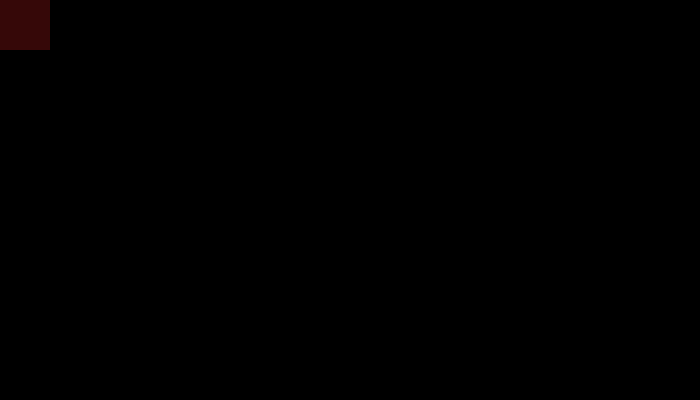
Frame 1 (no input)
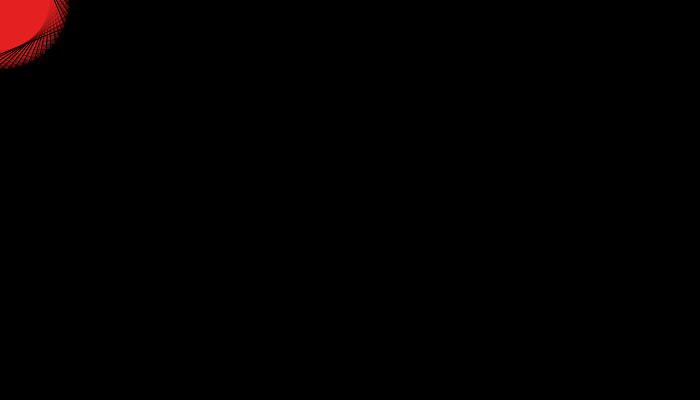
Frame 60 (the mouse pressed at the canvas centre just before this capture)
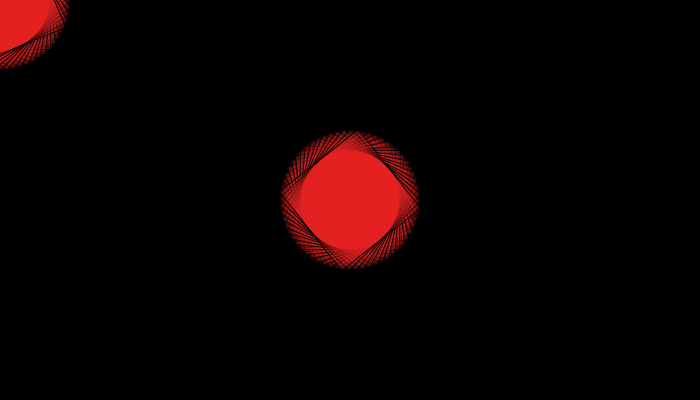
Frame 120 (the mouse held since frame 60 and released just before this capture)

The Processing sketch that drew these frames (run headless with seeded random() and noise(); from frame 60 on, the mouse is pressed at the canvas centre):

// Processing sketch: processing_36389
// ── processing_36389.pde

float angle = 0.0;
void setup()
{
  size(700,400);
  background(0);
  smooth();
}
 
void draw()
{
 
  pushMatrix();
  translate(mouseX,mouseY);
  rotate(angle);
 
  fill(229,35,35,60);
  rect(-50,-50, 100,100);
 
  angle+=0.1;
   
  popMatrix();
 
}
